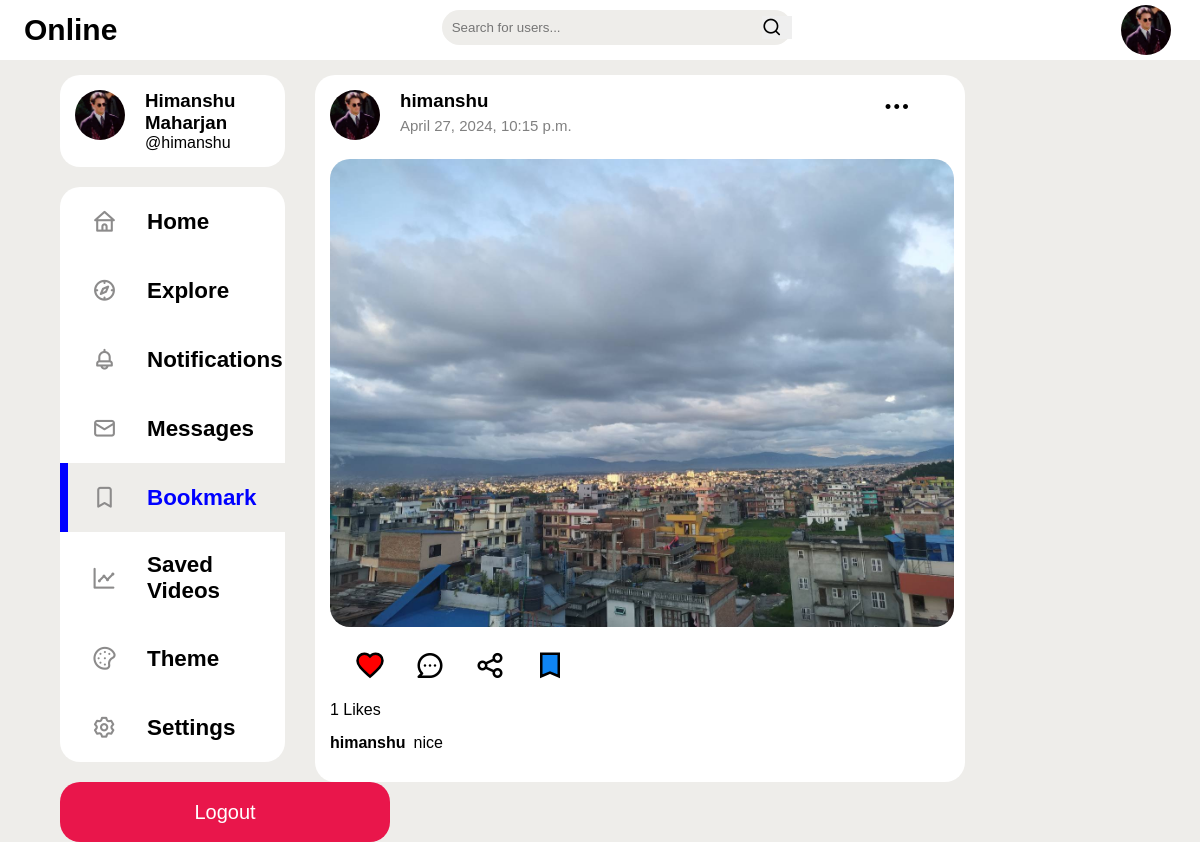
Page /bookmark (signed in) on the committed database.
### core/models.py (models this page shows, shortened)
class Profile(models.Model):
    user = models.OneToOneField(User, related_name='profile', on_delete=models.CASCADE)
    bio = models.TextField(blank=True)
    profileimg = models.ImageField(upload_to='profile_images', default='blankprofile.jpg')
    location = models.CharField(max_length=100, blank=True)

class Post(models.Model):
    id = models.UUIDField(primary_key=True, default=uuid.uuid4)
    user = models.CharField(max_length=100)
    image = models.ImageField(upload_to='post_images')
    caption = models.TextField()
    created_at = models.DateTimeField(default=datetime.now)
    no_of_likes = models.IntegerField(default=0)

### core/views.py (the view)
# urls.py: path('bookmark', views.bookmark, name='bookmark'),
def bookmark(request):
    user_profile = Profile.objects.get(user=request.user)
    username = request.user.username
    bookmarked_posts = Bookmarks.objects.filter(username=username)
    like_filter = Like_post.objects.filter(username=request.user.username).values_list('post_id', flat=True)
    bookmark_filter = Bookmarks.objects.filter(username=request.user.username).values_list('post_id', flat=True)
    bookmarked_posts_details = []
    for bookmark in bookmarked_posts:
        try:
            post = Post.objects.get(id=bookmark.post_id)
            bookmarked_posts_details.append(post)
        except Post.DoesNotExist:
            pass
    context = {
        'user_profile': user_profile,
        'bookmarked_posts': bookmarked_posts_details,
        'like_filter':like_filter,
        'bookmark_filter': bookmark_filter
    }
    return render(request, 'bookmark.html', context)

### templates/bookmark.html (shortened to what this page needs)
{% load static %}
<!DOCTYPE html>
<html lang="en">
<head>
    <link rel="stylesheet" href="{% static 'bookmark.css' %}">
    <link rel="stylesheet" href="https://unicons.iconscout.com/release/v4.0.8/css/line.css">
</head>
<body>
    <nav class="navbar">
        <div class="left-nav">
            <h1 style="font-size: 30px; font-family:'Gill Sans', 'Gill Sans MT', Calibri, 'Trebuchet MS', sans-serif;">Online</h1>
        </div>
        <form action="{% url 'searchuser' %}" method="POST">
            <div class="searchbar">
                <input type="text" placeholder="Search for users..." name="search">
                <button type="submit"><i class="uil uil-search"></i></button>
            </div>
        </form>
        <div class="right-nav">
            <img src="{{user_profile.profileimg.url}}">
        </div>
    </nav>
    <main>
        <div class="container">
            <div class="left">
                <div class="profile">
                    <a href="/profile/{{user.username}}">
                        <div class="profile-photo">
                            <img src="{{user_profile.profileimg.url}}">
                        </div>
                    <div class="handle">
                        <h3>{{user.first_name}} {{user.last_name}}</h3>
                        <p>@{{user.username}}</p>
                    </div>
                    </a>
                </div>
                <div class="sidebar">
                    <a href="/" class="item"><i class="uil uil-home"></i>Home</a>
                    <a href="explore" class="item"><i class="uil uil-compass"></i>Explore</a>
                    <a class="item notify"><i class="uil uil-bell"></i>Notifications</a>
                    <a href="messages" class="item"><i class="uil uil-envelope-alt"></i>Messages</a>
                    <a href="bookmark" class="item active"><i class="uil uil-bookmark"></i>Bookmark</a>
                    <a href="" class="item"><i class="uil uil-chart-line"></i>Saved Videos</a>
                    <a class="item"><i class="uil uil-palette"></i>Theme</a>
                    <a href="settings" class="item"><i class="uil uil-setting"></i>Settings</a>
                </div>
                <a href="logout"><button>Logout</button></a>
            </div>
                <div class="right">
                    <div class="postpost">
                    {% for post in bookmarked_posts reversed %}
                    <div class="post">
                        <div class="details">
                            <div class="profile-photo">
                                <img src="{{user_profile.profileimg.url}}">
                            </div>
                            <h3><a href="/profile/{{post.user}}">{{post.user}}</a><p>{{post.created_at}}</p></h3>
                            {% if post.user == user.username %}
                            <i class="uil uil-ellipsis-h"></i>
                            {% endif %}
                        </div>
                        <div class="posted-image">
                            <img src="{{post.image.url}}">
                        </div>
                        <div class="engagements">
                            <a href="/like_post?post_id={{ post.id }}" id="likeButton">
                            </a>
                            <a href=""><i class="uil uil-comment-dots"></i></a>
                            <a href=""><i class="uil uil-share-alt"></i></a>
                            <a href="/bookmark_it?post_id={{ post.id }}" id="bookmarkButton">
                                {% if post.id|stringformat:"s" in bookmark_filter %}
                                    <svg xmlns="http://www.w3.org/2000/svg" class="bookmarked" viewBox="0 0 24 24" fill="none" stroke="black" stroke-width="2" width="100px" height="100px">
                                        <path d="M5 3v18l7-3 7 3V3H5z"/>
                                    </svg>
                                {% else %}
                                    <svg xmlns="http://www.w3.org/2000/svg" viewBox="0 0 24 24" fill="none" stroke="black" stroke-width="2" width="100px" height="100px">
                                        <path d="M5 3v18l7-3 7 3V3H5z"/>
                                    </svg>
                                {% endif %}
                            </a>
                        </div>
                        <div class="likes">
                            <p>{{post.no_of_likes}} Likes</p>
                        </div>
                        <div class="caption">
                            <h4>{{post.user}}</h4>
                            <p>{{post.caption}}</p>
                        </div>
                    </div>
                    {% endfor %}
                </div>
            </div>
        </div>
    </main>
</body>
</html>

### static/css/bookmark.css (style rules this page uses)
* { margin: 0; padding: 0; font-family: 'poppins', sans-serif; }
body { background-color: rgb(238, 237, 234); }
a { text-decoration: none; color: black; }
.navbar { display: flex; background-color: white; justify-content: space-between; position: sticky; top: 0; z-index: 100; }
.left-nav, .right-nav { display:flex ; margin: 5px 2%; align-items: center; }
.searchbar { background-color: rgb(238, 237, 234); border-radius: 25px; display: flex; width: 350px; margin:10px 0; align-items: center; }
.uil-search { font-size: 20px; width: 30px; cursor: pointer; margin-right: 10px; }
.navbar .searchbar button { border: none; }
.searchbar input { border: 0; width: 100%; outline: none; background: transparent; padding: 10px; }
.right-nav img { width: 50px; height: 50px; border-radius: 50%; margin: 0 5px; cursor: pointer; }
.container { display: flex; }
.left { width:25%; height:88vh; position: sticky; top: 70px; }
.right { width: 75%; height: 88vh; position: sticky; top: 70px; }
.profile { margin: 15px 15px 15px 60px; background-color: white; border-radius: 20px; display: flex; }
.profile a { display: flex; margin: 15px; text-decoration: none; color: black; }
.handle { margin-left: 20px; }
.profile-photo img { width: 50px; border-radius: 50%; }
.left .sidebar { margin: 20px 15px 20px 60px; background-color: white; border-radius: 20px; font-size: 1.4rem; }
.sidebar a { display: flex; align-items: center; text-decoration: none; padding: 20px 0px ; cursor: pointer; transition: all 300ms ease; color: black; font-weight: bold; position: relative; }
.left .sidebar a i { padding-right: 30px; margin-left: 2rem; color: rgb(140, 139, 139); font-size: 25px; }
.left a button { padding: 15px; background-color: rgb(233, 22, 75); margin: 0px 0 0 60px; width: 330px; height: 60px; color: white; border-radius: 20px; border: none; font-size: 20px; cursor: pointer; }
.left .sidebar a.active { background-color: rgb(238, 237, 234); color: blue !important; }
.active::before { content: ''; display: block; width: 0.5rem; height: 100%; position: absolute; background-color: blue; }
.postpost { height: 760px; overflow-y: scroll; border-radius: 20px; }
.post { background-color: white; border-radius: 20px; margin: 15px; width: 650px; }
.post .details { display: flex; padding: 15px; }
.post .details .uil { font-size: 30px; padding-left: 50%; }
.post .details .profile-photo { padding-right: 20px; }
.post .details h3 p { font-weight: normal; color: gray; font-size: 15px; padding-top: 5px; }
.post .posted-image img { margin: 0 15px 15px 15px; border-radius: 20px; width: 96%; }
.post .engagements { display: flex; margin-left: 40px; font-size: 30px; padding-bottom: 15px; align-items: center; gap: 30px; height: 40px; }
svg { width: 30px; padding-top: 5px; }
.liked { fill: red; }
.bookmarked { fill: rgb(15, 133, 243); }
.post .likes { margin: 0 15px 15px 15px; }
.post .caption { display: flex; margin:0 0 15px 15px; padding-bottom: 30px; }
.post .caption p { padding-left: 8px; }

### rows in the picture
Profile: profileimg (picture)
Post: profileimg (picture), user "himanshu", created_at "April 27, 2024, 10:15 p.m.", image (picture), no_of_likes "1", caption "nice"

### other values in the picture
{{ user.first_name }} "Himanshu"
{{ user.last_name }} "Maharjan"
{{ user.username }} "himanshu"
